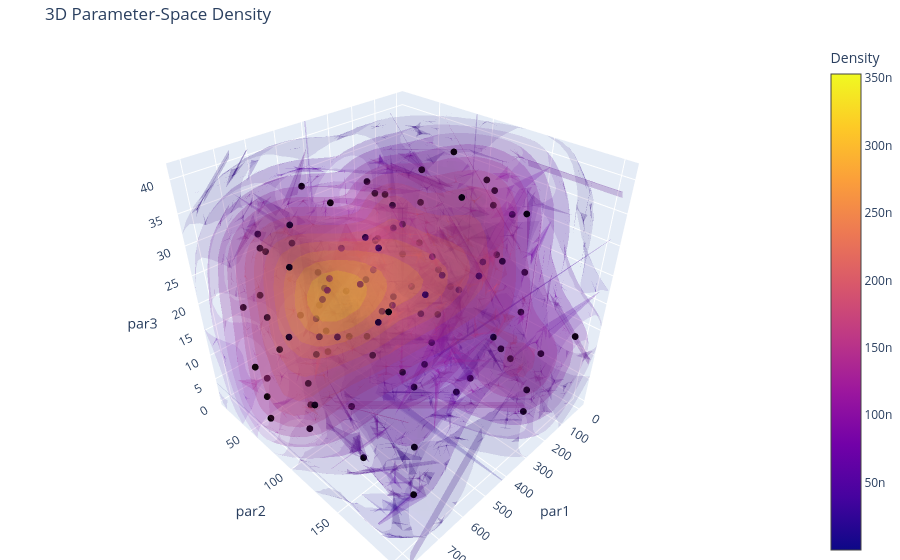

Source (notebook cell):
### Code cell
fig = plot_volumetric_density(
    params,
    labels=("par1", "par2", "par3"),
    grid_size=30,
)

fig.show()
